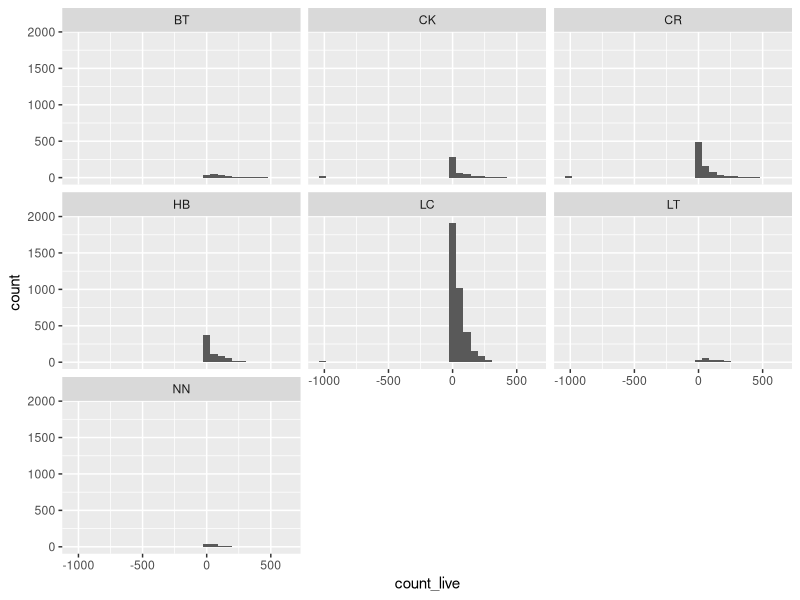
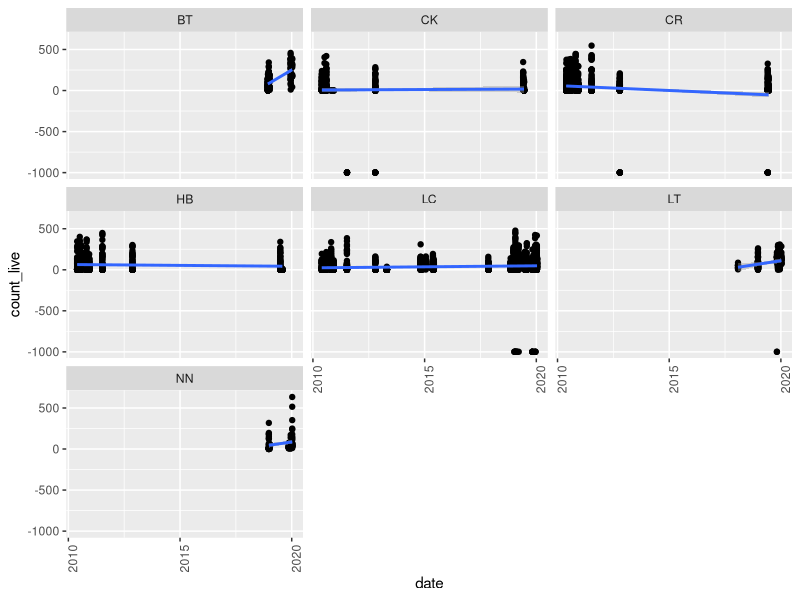
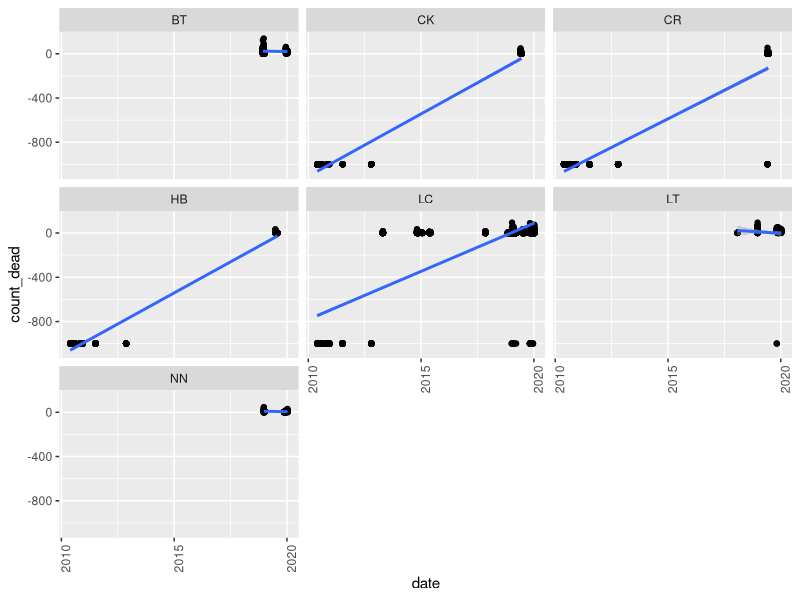
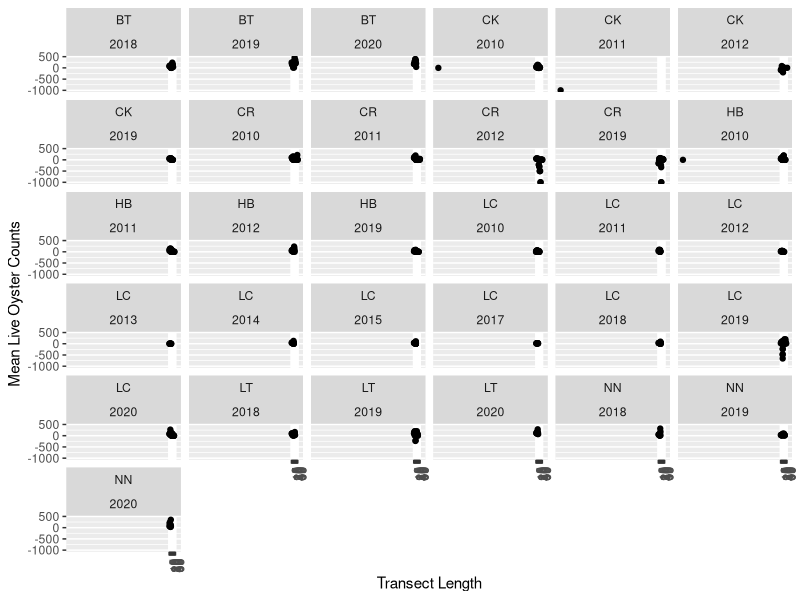
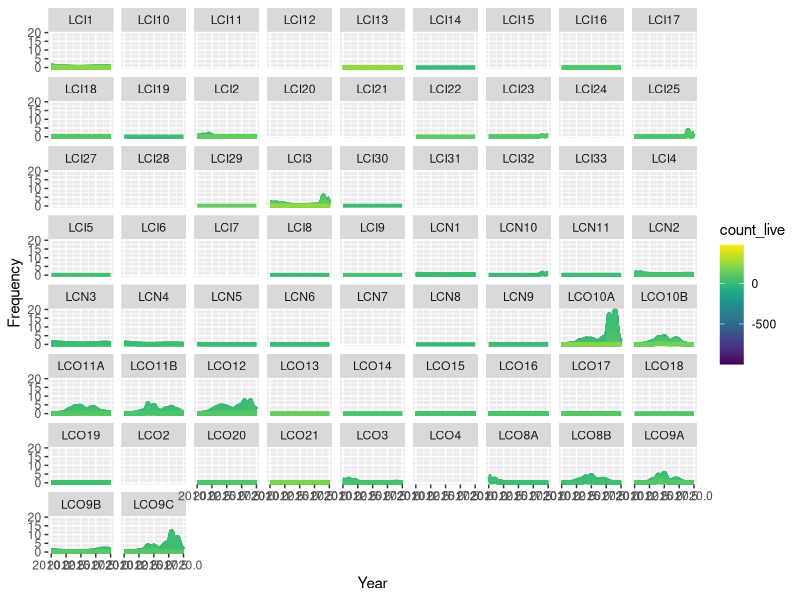

Reproduce these figures in R, in order.
### Transect data analysis

library("dplyr")
library("ggplot2")
library("lubridate")
library("viridis")

transect<- read.csv("data/transect_data.csv", header= T)

# Checking the columns for unique values
levels(as.factor(transect$locality))

levels(as.factor(transect$station))

#Converting date to `lubridate` for further plotting
#splitting out the year, month, and day that can be read as a date 

transect$date<-mdy(transect$date)
transect$year<- year(transect$date)
transect$month<-month(transect$date)
transect$day<-day(transect$date)

#Not all of the observations have time, so time would not parse all of the values
transect$date<- ymd(with(transect, paste(year,month,day, sep="-")))

# If there are extra localities, or localities with the wrong name, use the code to update the name 
# transect <- transect[which(transect$locality=="incorrect_locality"),]   

# Histograms of the data for live and dead counts per locality
ggplot(transect, aes(count_live))+
  geom_histogram(bins=30)+
  facet_wrap(~locality)

#Tables

#Counting the observations per locality for all time, every year
transect %>%
  group_by(locality) %>%
  summarise(total.count=n()) 

#Counting the observations of each station per date
transect %>%
  group_by(date,station) %>%
  summarise(total.count=n()) 

#counting by locality and transect length
transect %>%
  group_by(year,month,locality, tran_length) %>%
  summarise(total.count=n()) 

# Plots showing the live and dead of each locality with date as the x-axis

ggplot(data=transect, aes(x=date, y = count_live)) +
  geom_point() +
  geom_smooth(method= "lm") +
  theme(axis.text.x = element_text(angle = 90, hjust = 1)) +
  facet_wrap(~locality)

ggplot(data=transect, aes(x=date, y = count_dead)) +
  geom_point() +
  geom_smooth(method= "lm") +
  theme(axis.text.x = element_text(angle = 90, hjust = 1)) +
  facet_wrap(~locality)

# Plots showing the mean live counts per transect length

ggplot(data=transect, aes(x=tran_length, y = count_live)) +
  stat_summary(fun.y = "mean", geom="point") +
  xlab("Transect Length") +
  ylab ("Mean Live Oyster Counts") +
  scale_x_continuous(breaks=c(0,5,10,15,20,25,30,35,40,45,50,55,60,65))+
  theme(axis.text.x = element_text(angle = 90, hjust = 1)) +
  facet_wrap(~locality + year)
  
# Adding the max length of each transect line 
#tran_max<-transect %>% 
  #group_by(date, station) %>%                 
  #mutate(max_length= max(tran_length))

# Calculating the area of each transect length *width
#tran_max$area<- (tran_max$max_length * .15)


# Calculating the densit for the live counts per station per year
transect %>% 
  filter(locality== "LC") %>%
  ggplot(aes(x = year, color=count_live)) +
  labs(x="Year", y= 'Frequency') +
  stat_density(aes(group = count_live), position="stack",geom="line", size= 1.5) +
  scale_color_viridis(option= "heat") +
  facet_wrap(~station)
